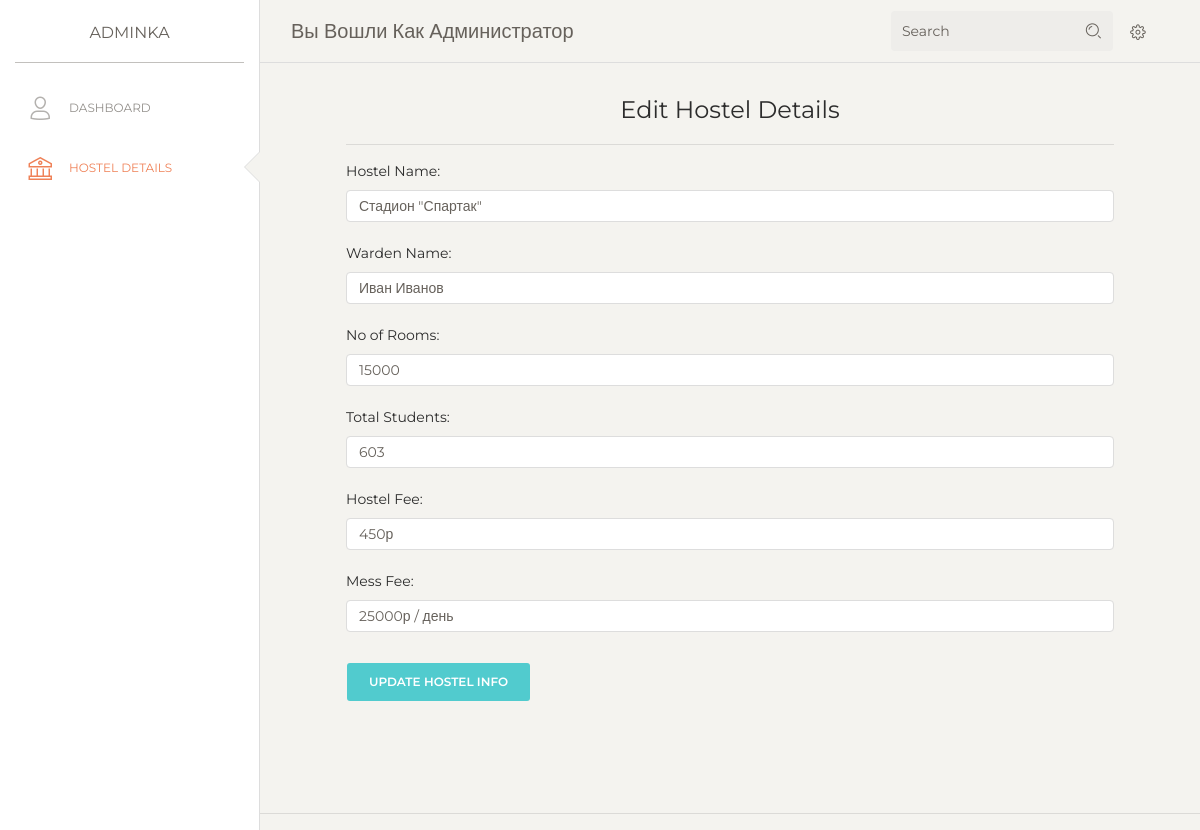
The app's page /hostel/edit/1, older data.
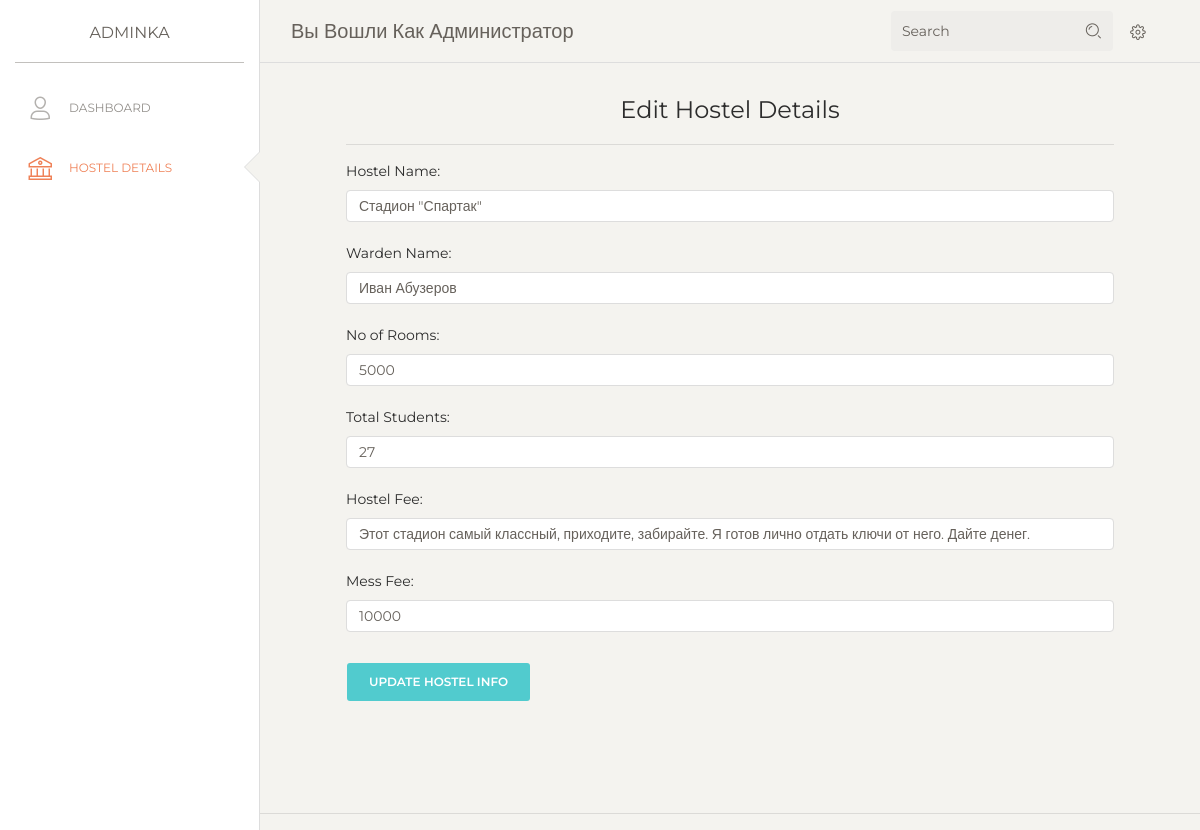
The same page, newer data.
### app.py (models this page shows, shortened)
class Hostel(db.Model):
    id = db.Column(db.Integer, primary_key=True)
    hname = db.Column(db.String(30), nullable=False)
    warden = db.Column(db.String(30), nullable=False)
    nrooms = db.Column(db.Integer, nullable=False)
    nstudents = db.Column(db.Integer, nullable=False)
    fee = db.Column(db.String(60), nullable=False)
    messfee = db.Column(db.Integer, nullable=False)

### app.py (the view)
@app.route('/hostel/edit/<int:id>', methods=['GET', 'POST'])
def update(id):
    info = Hostel.query.get_or_404(id)
    if request.method == 'POST':
        info2 = HostelInfo.query.get(1)
        info2.totalstudents -= int(info.nstudents)
        info.hname = request.form['hname']
        info.warden = request.form['warden']
        info.nrooms = request.form['nrooms']
        info.nstudents = request.form['nstudents']
        info.fee = request.form['fee']
        info.messfee = request.form['messfee']
        info2.totalstudents += int(info.nstudents)
        db.session.commit()
        return redirect('/hostels')
    else:
        return render_template('edit-hostel.html', info=info)

### templates/edit-hostel.html (shortened to what this page needs)
{% extends 'admin.html' %}
{% block style%}
<div class="sidebar-wrapper">
  <ul class="nav">
    <li>
      <a href="/admin">
        <i class="nc-icon nc-single-02"></i>
        <p>Dashboard</p>
      </a>
    </li>
    <li class="active ">
      <a href="/hostels">
        <i class="nc-icon nc-bank"></i>
        <p>Hostel Details</p>
      </a>
    </li>
  </ul>
</div>
{% endblock %}
{% block body %}
<div class="content">
<form action = '/hostels/edit/{{info.id}}' method='POST' style="padding-left: 4em;padding-right: 4em;padding-bottom: 4em;padding-top: 0em;">
    <center><h4>Edit Hostel Details</h4></center>
    <hr>
    <label for="hname">Hostel Name:</label>
    <input class="form-control" type="text" name="hname" id="hname" value="{{info.hname}}">
    <br>
    <label for="warden">Warden Name:</label>
    <input class="form-control" type="text" name="warden" id="warden" value="{{info.warden}}" rows=4>
    <br>
    <label for="nrooms">No of Rooms:</label>
    <input class="form-control" type="text" name="nrooms" id="nrooms" value="{{info.nrooms}}">
    <br>
    <label for="nstudents">Total Students:</label>
    <input class="form-control" type="text" name="nstudents" id="nstudents" value="{{info.nstudents}}">
    <br>
    <label for="fee">Hostel Fee:</label>
    <input class="form-control" type="text" name="fee" id="fee" value="{{info.fee}}">
    <br>
    <label for="messfee">Mess Fee:</label>
    <input class="form-control" type="text" name="messfee" id="messfee" value="{{info.messfee}}">
    <br>
    <input type="submit" value="Update Hostel Info" class="btn btn-primary">
    </div>
<hr>
</div>
{% endblock %}

Row changes from the older to the newer data that the page shows:
changed Hostel "Стадион \"Спартак\"": warden "Иван Иванов" → "Иван Абузеров"; nrooms "15000" → "5000"; nstudents "603" → "27"; fee "450р" → "Этот стадион самый классный, приходите, забирайте. Я готов лично отдать ключи от него. Дайте денег."; messfee "25000р / день" → "10000"
